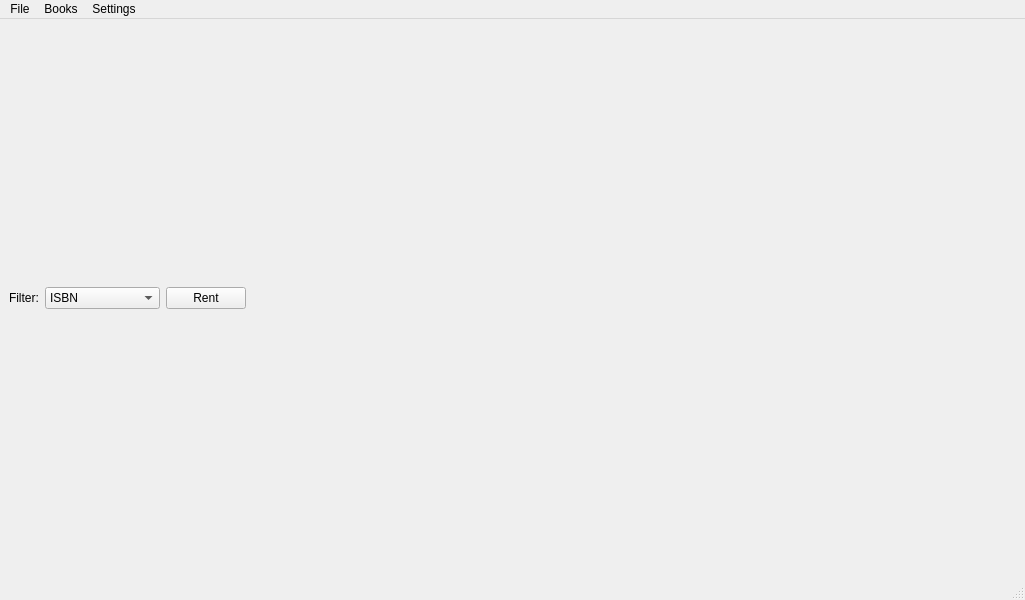
<?xml version="1.0" encoding="UTF-8"?>
<ui version="4.0">
 <class>Application</class>
 <widget class="QMainWindow" name="Application">
  <property name="geometry">
   <rect>
    <x>0</x>
    <y>0</y>
    <width>1025</width>
    <height>600</height>
   </rect>
  </property>
  <property name="windowTitle">
   <string>Home library</string>
  </property>
  <widget class="QWidget" name="centralwidget">
   <layout class="QVBoxLayout" name="verticalLayout_3">
    <item>
     <layout class="QHBoxLayout" name="optionsLayout">
      <item>
       <widget class="QLabel" name="filterLabel">
        <property name="text">
         <string>Filter:</string>
        </property>
       </widget>
      </item>
      <item>
       <widget class="QComboBox" name="filterComboBox">
        <item>
         <property name="text">
          <string>ISBN</string>
         </property>
        </item>
        <item>
         <property name="text">
          <string>Title</string>
         </property>
        </item>
        <item>
         <property name="text">
          <string>Author</string>
         </property>
        </item>
        <item>
         <property name="text">
          <string>Category</string>
         </property>
        </item>
        <item>
         <property name="text">
          <string>Language</string>
         </property>
        </item>
        <item>
         <property name="text">
          <string>Publishing</string>
         </property>
        </item>
        <item>
         <property name="text">
          <string>Publishing date</string>
         </property>
        </item>
        <item>
         <property name="text">
          <string>Series</string>
         </property>
        </item>
        <item>
         <property name="text">
          <string>Loaned</string>
         </property>
        </item>
       </widget>
      </item>
      <item>
       <widget class="QPushButton" name="rentPushButton">
        <property name="text">
         <string>Rent</string>
        </property>
       </widget>
      </item>
      <item>
       <spacer name="horizontalSpacer">
        <property name="orientation">
         <enum>Qt::Horizontal</enum>
        </property>
        <property name="sizeHint" stdset="0">
         <size>
          <width>40</width>
          <height>20</height>
         </size>
        </property>
       </spacer>
      </item>
     </layout>
    </item>
    <item>
     <layout class="QVBoxLayout" name="tableLayout"/>
    </item>
   </layout>
  </widget>
  <widget class="QMenuBar" name="menubar">
   <property name="geometry">
    <rect>
     <x>0</x>
     <y>0</y>
     <width>1025</width>
     <height>22</height>
    </rect>
   </property>
   <widget class="QMenu" name="menuFile">
    <property name="title">
     <string>File</string>
    </property>
    <addaction name="actionNew"/>
    <addaction name="actionOpen"/>
    <addaction name="separator"/>
    <addaction name="actionSave"/>
    <addaction name="actionSave_as"/>
    <addaction name="separator"/>
    <addaction name="actionClose"/>
   </widget>
   <widget class="QMenu" name="menuBooks">
    <property name="title">
     <string>Books</string>
    </property>
    <addaction name="actionAdd"/>
    <addaction name="actionMake_copy"/>
    <addaction name="actionRemove"/>
    <addaction name="actionRemove_2"/>
   </widget>
   <widget class="QMenu" name="menuSettings">
    <property name="title">
     <string>Settings</string>
    </property>
    <addaction name="actionDictionaries"/>
   </widget>
   <addaction name="menuFile"/>
   <addaction name="menuBooks"/>
   <addaction name="menuSettings"/>
  </widget>
  <widget class="QStatusBar" name="statusbar"/>
  <action name="actionNew">
   <property name="text">
    <string>New</string>
   </property>
  </action>
  <action name="actionOpen">
   <property name="text">
    <string>Open</string>
   </property>
  </action>
  <action name="actionSave">
   <property name="text">
    <string>Save</string>
   </property>
  </action>
  <action name="actionSave_as">
   <property name="text">
    <string>Save as...</string>
   </property>
  </action>
  <action name="actionClose">
   <property name="text">
    <string>Close</string>
   </property>
  </action>
  <action name="actionAdd">
   <property name="text">
    <string>Add</string>
   </property>
  </action>
  <action name="actionMake_copy">
   <property name="text">
    <string>Make copy</string>
   </property>
  </action>
  <action name="actionRemove">
   <property name="text">
    <string>Edit</string>
   </property>
  </action>
  <action name="actionRemove_2">
   <property name="text">
    <string>Remove</string>
   </property>
  </action>
  <action name="actionDictionaries">
   <property name="text">
    <string>Dictionaries</string>
   </property>
  </action>
 </widget>
 <resources/>
 <connections/>
</ui>
